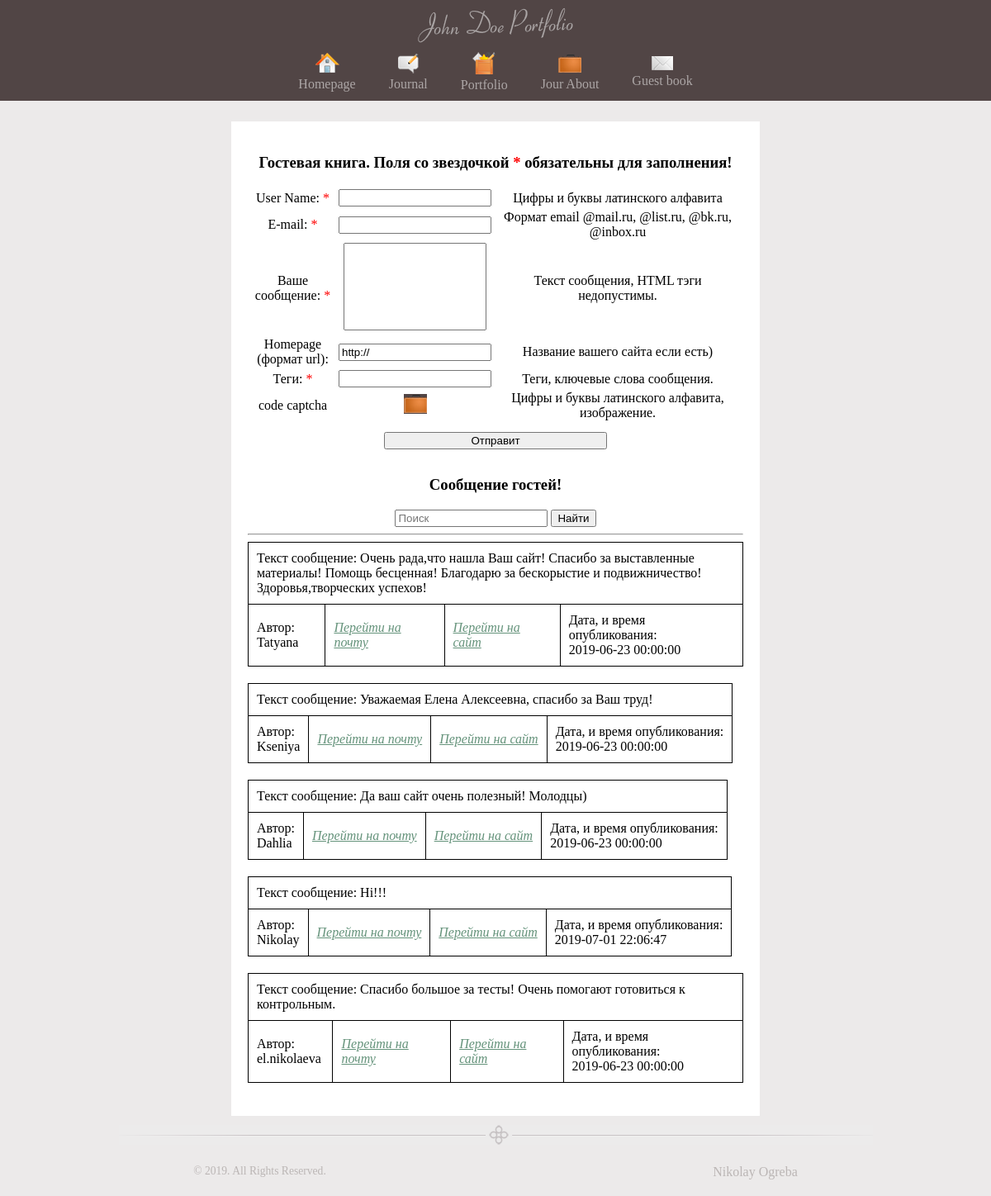
/?view=guest_book&page_id=5, run on the app's committed database.
### tables this page shows
CREATE TABLE IF NOT EXISTS `pages` (
  `id` tinyint(3) unsigned NOT NULL,
  `metaKey` varchar(255) NOT NULL,
  `metaDes` varchar(255) NOT NULL,
  `iconImg` varchar(255) NOT NULL DEFAULT 'notImg.png',
  `imgPage` varchar(255) NOT NULL DEFAULT 'no img',
  `titleSite` varchar(255) NOT NULL,
  `textSite` text NOT NULL,
  `namePage` varchar(255) NOT NULL DEFAULT 'no name'
);

CREATE TABLE IF NOT EXISTS `book` (
  `id` tinyint(12) unsigned NOT NULL,
  `userName` varchar(255) NOT NULL,
  `email` varchar(255) NOT NULL,
  `text` text NOT NULL,
  `homePage` varchar(255) NOT NULL,
  `date` datetime NOT NULL,
  `meta` varchar(255) NOT NULL
);

### controller/controller.php (called while the page is built, shortened)
<?php
    $pages = get_full_pages();
    $view = empty($_GET['view']) ? 'guest_book' : $_GET['view'];
    $book = get_guest_book();
    switch($view) {
        case('guest_book'):
        	$get_page_id = abs( (int) $_GET['page_id'] );
    		$page = get_page($get_page_id);
        break;
    }
    require(TEMPLATE . 'index.php');

### index.php (called while the page is built, shortened)
<?php
	require(CONTROLLER);
?>

### model/model.php (called while the page is built, shortened)
<?php
	function get_full_pages()
	{
		$query = "SELECT `id`, `iconImg`, `titleSite`, `namePage` FROM `pages`";
		$res_select_pages = mysqli_query($GLOBALS['db'], $query) or die(mysqli_error($GLOBALS['db']));
		$get_array_pages = [];
		while($row = mysqli_fetch_assoc($res_select_pages)) {
			$get_array_pages[] = $row;
		}
		return $get_array_pages;
	}
	function get_page($get_page_id)
	{
		$query = "SELECT `metaKey`, `metaDes`, `iconImg`, `imgPage`, `titleSite`, `textSite` FROM `pages` WHERE `id` = $get_page_id";
		$res_select_page = mysqli_query($GLOBALS['db'], $query) or die(mysqli_error($GLOBALS['db']));
		$get_page = [];
		while($row = mysqli_fetch_assoc($res_select_page)) {
			$get_page = $row;
		}
		return $get_page;
	}
	function get_guest_book()
	{
		$query = "SELECT `userName`, `email`, `text`, `homePage`, `date` FROM `book`";
		$result = mysqli_query($GLOBALS['db'], $query) or die(mysqli_error($GLOBALS['db']));
        $book = array();
        while($row = mysqli_fetch_assoc($result)) {
        	$book[] = $row;
        }
        return $book;
	}

### views/viewGuestBook/guest_book.php (the view, shortened to what this page needs)
<h3><?=$page['textSite']?></h3>
<form method="POST" name='form_guest_book'>
	<table class='table'>
		<tr>
			<td class='w'><label for='username'>User Name: <span class='red'>*</span></label></td>
			<td><input type='text' name='userName' id='username' required /></td>
			<td>Цифры и буквы латинского алфавита</td>
		</tr>
		<tr>
			<td class='w'><label for='email'>E-mail: <span class='red'>*</span></label></td>
			<td><input type='email' pattern='[^ @]*@[^ @]*' name='email' id='email' required></td>
			<td>Формат email @mail.ru, @list.ru, @bk.ru, @inbox.ru</td>
		</tr>
		<tr>
			<td class='w'><label for='text'>Ваше сообщение: <span class='red'>*</span></label></td>
			<td><textarea name='fullText' id='text' required></textarea></td>
			<td>Текст сообщения, HTML тэги недопустимы.</td>
		</tr>
		<tr>
			<td class='w'><label for='homepage'>Homepage (формат url):</label></td>
			<td><input type='text' name='homePage' id='homepage' placeholder='http://' value='http://'></td>
			<td>Название вашего сайта если есть) <span class='decorationText'></span></td>
		</tr>
		<tr>
			<td class='w'><label for='tegs'>Теги: <span class='red'>*</span></label></td>
			<td><input id='text' id='tegs' name='meta' required></input></td>
			<td>Теги, ключевые слова сообщения.</td>
		</tr>
		<tr>
			<td class='w'>code captcha</td>
			<td><input type='image' src='images/makeup_28.png' id='captcha'></td>
			<td>Цифры и буквы латинского алфавита, изображение.</td>
		</tr>
		<tr>
			<td colspan='3'><button type='submit' name='submit' id='sub'> Отправит </button></td>
		</tr>
	</table>
</form>
<h3>Сообщение гостей!</h3>
<?php if(!empty($book)): ?>
<form action='' method='get' class='search'>
	<div>
		<input type='text' name='search' required placeholder='Поиск'>
		<button type='submit'>Найти</button>
	</div>
</form> <hr />
<?php foreach ($book as $value): ?>
<table class='border'>
	<tfoot>
		<tr>
			<td>Автор: <br /> <?=$value['userName']?></td>
			<td><a href='mailto:<?=$value['email']?>'>Перейти на почту</a></td>
			<?php if(!empty($value['homePage'])): ?>
			<td><a href='<?=$value['homePage']?>' target='_blank'>Перейти на сайт</a></td>
			<?php else: ?>
			<td>Сайт не указан</td>
			<?php endif; ?>
			<td>Дата, и время опубликования: <br /> <?=$value['date']?></td>
		</tr>
	</tfoot>
	<tbody>
		<tr>
			<td colspan='4'>Текст сообщение: <?=$value['text']?></td>
		</tr>
	</tbody>
</table>
<?php endforeach; endif; ?>

### views/viewGuestBook/blocks/header.php (shortened to what this page needs)
<!DOCTYPE HTML>
<html xmlns="http://www.w3.org/1999/xhtml">
<head>
    <link rel="stylesheet" href="<?=TEMPLATE?>styles/main.css" type="text/css" />
</head>
<body>
    <div id="container">
        <div id='header'>
            <img src="<?=TEMPLATE?>images/logo.png" alt = "Логотип сайта" />
            <nav>
                <?php foreach ($pages as $value): ?>
                    <?php if(isset($value['namePage']) && $value['namePage'] === 'no name'): ?>
                        <a href="?view=page&amp;page_id=<?=$value['id']?>">
                        <img src="<?=TEMPLATE?>images/<?=$value['iconImg']?>" alt="<?=$value['titleSite']?>" />
                            <br />
                        <span><?=$value['titleSite']?></span>
                    </a>
                    <?php else: ?>
                        <a href="?view=<?=$value['namePage']?>&amp;page_id=<?=$value['id']?>">
                        <img src="<?=TEMPLATE?>images/<?=$value['iconImg']?>" alt="<?=$value['titleSite']?>" />
                            <br />
                        <span><?=$value['titleSite']?></span>
                    </a>
                    <?php endif; ?>
                <?php endforeach; ?>
            </nav>
        </div>

### views/viewGuestBook/styles/main.css (style rules this page uses)
html { height: 100%; }
body { background-color: #ECEAEA; font-family: Tahoma; font-size: 12pt; margin: 0; padding: 0 0 1px 0; display: block; min-height: 100%; width: 100%; overflow-y: hidden; position: relative; overflow: auto; }
a img { border: none; }
nav { display: flex; align-items: center; justify-content: center; }
#container { text-align: center; margin: 0 auto; }
#container nav { padding: 0 0 10px; }
#container nav a { color: #ACA6A6; text-decoration: none; padding: 0 20px; }
#header { background-color: #514545; }
.table { width: 100%; }
.w { width: 103px }
.table textarea { resize: none; height: 100px; width: 167px; }
.table tr, .table td { vertical-align: middle; }
.border { margin-bottom: 20px; }
.border, .border tr, .border td { border: 1px solid #000; border-collapse: collapse; border-spacing: 0; padding: 10px; }
.border tr:last-child { text-align: left; }
.red { color: red; }
#sub { margin: 10px 0; width: 270px; cursor: pointer; }
#post a { color: #65937B; font-style: italic; }

### data on the page
pages: iconImg (picture), titleSite "Homepage"
pages: iconImg (picture), titleSite "Journal"
pages: iconImg (picture), titleSite "Portfolio"
pages: iconImg (picture), titleSite "Jour About"
pages: iconImg (picture), titleSite "Guest book", textSite "Гостевая книга. Поля со звездочкой * обязательны для заполнения!"
book: userName "Tatyana", date "2019-06-23 00:00:00", text "Очень рада,что нашла Ваш сайт! Спасибо за выставленные материалы! Помощь бесценная! Благодарю за бескорыстие и подвижничество! Здоровья,творческих успехов!"
book: userName "Kseniya", date "2019-06-23 00:00:00", text "Уважаемая Елена Алексеевна, спасибо за Ваш труд!"
book: userName "Dahlia", date "2019-06-23 00:00:00", text "Да ваш сайт очень полезный! Молодцы)"
book: userName "Nikolay", date "2019-07-01 22:06:47", text "Hi!!!"
book: userName "el.nikolaeva", date "2019-06-23 00:00:00", text "Спасибо большое за тесты! Очень помогают готовиться к контрольным."
